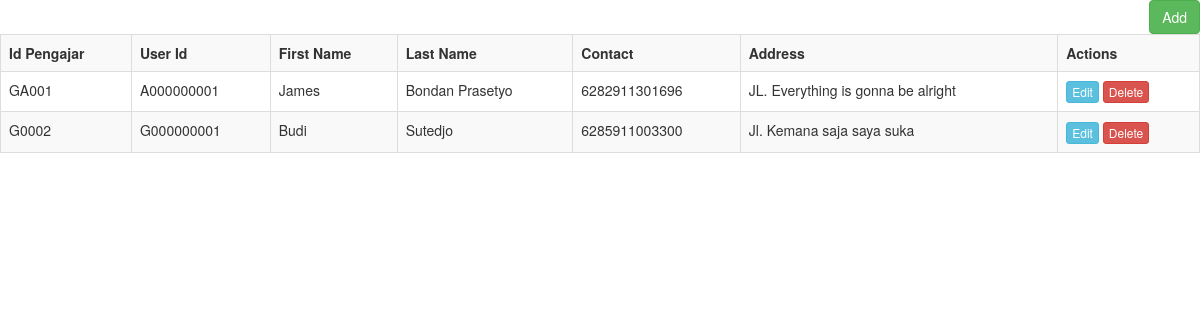
The app's page /index.php/guru, older data.
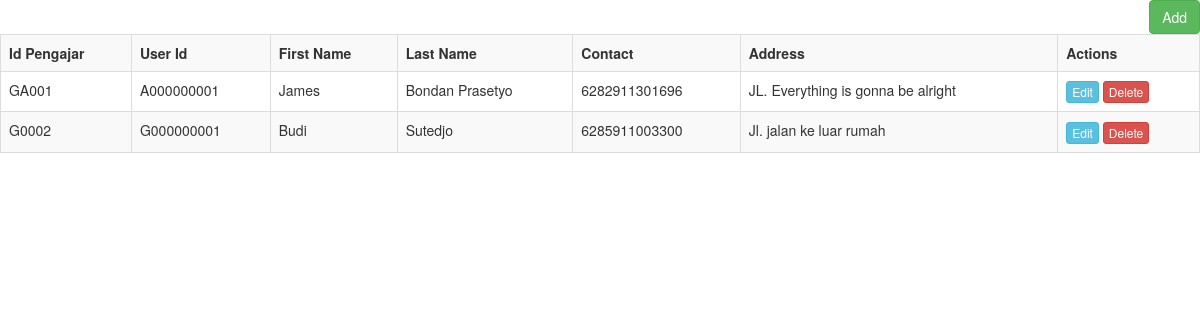
The same page, newer data.
### tables this page shows
CREATE TABLE `guru` (
  `id_pengajar` varchar(5) NOT NULL,
  `user_id` varchar(10) NOT NULL,
  `first_name` varchar(255) NOT NULL,
  `last_name` varchar(255) DEFAULT NULL,
  `contact` varchar(13) NOT NULL,
  `address` varchar(255) NOT NULL,
  `keterangan` varchar(255) DEFAULT NULL
);

### application/controllers/Guru.php (called while the page is built, shortened)
<?php
class Guru extends CI_Controller{
    function __construct()
    {
        $this->load->model('Guru_model');
    }
    function index()
    {
        $data['guru'] = $this->Guru_model->get_all_guru();
        $data['_view'] = 'guru/index';
        $this->load->view('layouts/main',$data);
    }
}

### index.php (called while the page is built, shortened)
<?php
require_once BASEPATH.'core/CodeIgniter.php';

### application/models/Guru_model.php (called while the page is built, shortened)
<?php
class Guru_model extends CI_Model
{
    function get_all_guru()
    {
        $this->db->order_by('id_pengajar', 'desc');
        return $this->db->get('guru')->result_array();
    }
}

### application/views/guru/index.php (the view)
<div class="pull-right">
	<a href="<?php echo site_url('guru/add'); ?>" class="btn btn-success">Add</a>
</div>
<table class="table table-striped table-bordered">
    <tr>
		<th>Id Pengajar</th>
		<th>User Id</th>
		<th>First Name</th>
		<th>Last Name</th>
		<th>Contact</th>
		<th>Address</th>
		<th>Actions</th>
    </tr>
	<?php foreach($guru as $g){ ?>
    <tr>
		<td><?php echo $g['id_pengajar']; ?></td>
		<td><?php echo $g['user_id']; ?></td>
		<td><?php echo $g['first_name']; ?></td>
		<td><?php echo $g['last_name']; ?></td>
		<td><?php echo $g['contact']; ?></td>
		<td><?php echo $g['address']; ?></td>
		<td>
            <a href="<?php echo site_url('guru/edit/'.$g['id_pengajar']); ?>" class="btn btn-info btn-xs">Edit</a>
            <a href="<?php echo site_url('guru/remove/'.$g['id_pengajar']); ?>" class="btn btn-danger btn-xs">Delete</a>
        </td>
    </tr>
	<?php } ?>
</table>

### application/views/layouts/main.php (shortened to what this page needs)
<!DOCTYPE html>
<html>
	<head>
	    <link rel="stylesheet" href="https://maxcdn.bootstrapcdn.com/bootstrap/3.3.7/css/bootstrap.min.css" />
	</head>
	<body>
	<?php	if(isset($_view) && $_view)
	    $this->load->view($_view);
	?>
	</body>
</html>

Row changes from the older to the newer data that the page shows:
changed guru "Budi": address "Jl. Kemana saja saya suka" → "Jl. jalan ke luar rumah"
